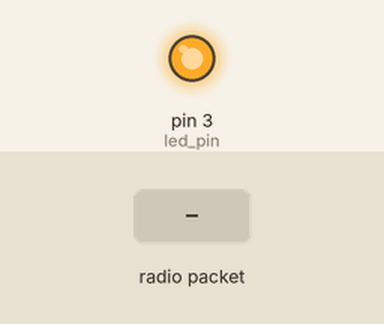
A sketch run on a simulated Arduino Uno, built with avr-gcc and run on an emulated ATmega328P. Parts: output pins drawn as LEDs (lit = HIGH). The inputs (shaded band) are chosen by the test bench. No radio packets arrive unless stated; what the sketch prints to the serial monitor is not drawn.

Above: at 1.2 s.
1.3 s: radio packet "1" arrives
Timing chart, 0 to 4.3 s (numbered marks = the images above; inputs shaded):
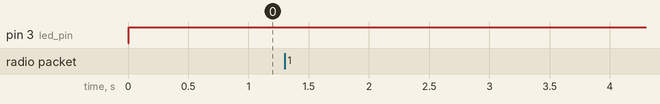

The sketch:

MQx_Sensor_NANO.ino
```cpp
// For ARDUINO Sensor-MQx______________
//******************************************************************//
int mq_number = 1;
float mq_pin = A0;
long threshold = 140;                                   //Check*************************************
int led_pin = 3;
int limit = 500;
//******************************************************************//
#include <SPI.h>
#include <nRF24L01.h>
#include <RF24.h>

RF24 radio(7, 8); // CNS, CE
const byte addresses[][6] = {"00001", "00002"};

char call[10] = "";
char ackw[10] = "";
char check_pass[] = "MQXA";
char check_fail[] = "NNN";                    //check****************************
int status = 0;

void setup() {
  Serial.begin(9600);
  radio.begin();
  pinMode(mq_pin, INPUT);
  pinMode(led_pin, OUTPUT);                              //TEMPORARY--------------------
  radio.openWritingPipe(addresses[0]); // 00002
  radio.openReadingPipe(1, addresses[1]); // 00001
  radio.setPALevel(RF24_PA_MIN);
}

void loop() {
  float measure = analogRead(mq_pin);
  Serial.println(measure);
  if (measure > threshold) {
    status = 1;
    digitalWrite(led_pin, HIGH);                        //TEMPORARY--------------------
  }
  while (status == 1) {
    int j = 0;
    /* delay(5);
      Serial.println("Receiving...");                   //TEMPORARY--------------------
      radio.startListening();
      while (!radio.available());
      radio.read(&call, sizeof(call));
      Serial.println(call);                             //TEMPORARY--------------------

      if ((call[1] == 'Q') && (call[2] == 'x')) {
    */
    delay(5);
    Serial.println("Transmitting...");                 //TEMPORARY--------------------
    radio.stopListening();
    for (int n = 0; n <= 5; n++) {
      radio.write(&check_pass, sizeof(check_pass));
      Serial.println(check_pass);
    }

    delay(5);
    Serial.println("Receiving...");                  //TEMPORARY--------------------
    radio.startListening();
    while (!radio.available()) {
      if (j == limit)
        break;
      j++;
    }
    radio.read(&ackw, sizeof(ackw));
    Serial.println(ackw);                           //TEMPORARY--------------------
    if (ackw[2] == '1') {
      status = 0;
      delay(10000);                                 //Wait for smoke to reduce
      digitalWrite(led_pin, LOW);
    }
  }
  delay(500);
}
```

Measured:
- after the input at 1.3 s, every drawn part: stays the same
